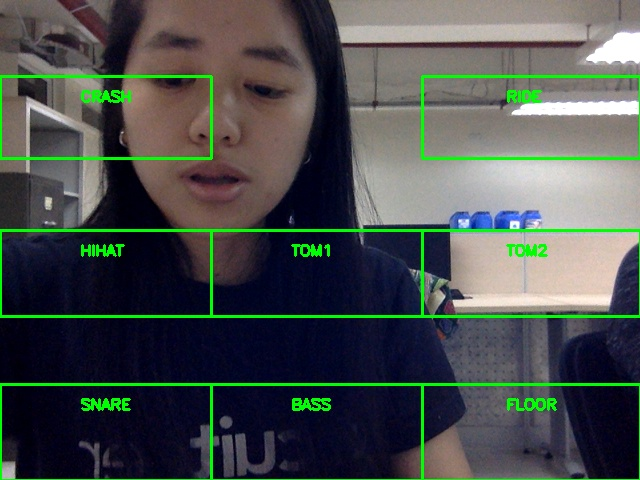
#> input picture prelim/two_sticks_blob/AirDrums_v7_data/frame_829_0.0029478073120117188.jpg, 640 x 480 px, given in place of the camera
$ python two_sticks_blob_detection.py   (older library calls are emulated)
#> lines starting #> are read from the running program, lines starting #| are printed output that depends on the picture
import cv2
import numpy as np
import time


# Path of image to import
#path_image = '../data/blue_foil.png'


# Get 10x10 patch from center
patch_size = 10
patch_total_size = patch_size*patch_size

CALIBRATED = False
# Left, right
CALIBRATIONS = [0, 0]


# left, right
min_rgb = np.array([[0, 0, 0], [0, 0, 0]])
max_rgb = np.array([[0, 0, 0], [0, 0, 0]])


# [85 lines left out: function cb_calibrate, not called in this run]

if __name__ == '__main__':

    INIT_LEFT = 0
    INIT_RIGHT = 0
    prev_pt = np.array([[0, 0]])
    new_pt = np.array([[0, 0]])

    cam = cv2.VideoCapture(0)

    cam.set(cv2.CAP_PROP_FRAME_WIDTH,640);
    cam.set(cv2.CAP_PROP_FRAME_HEIGHT,480);


    # Calculate FPS
    num_frames = 10
    start = time.time()
    for i in range(num_frames):
        ret, frame = cam.read()
#> this loop made 10 passes
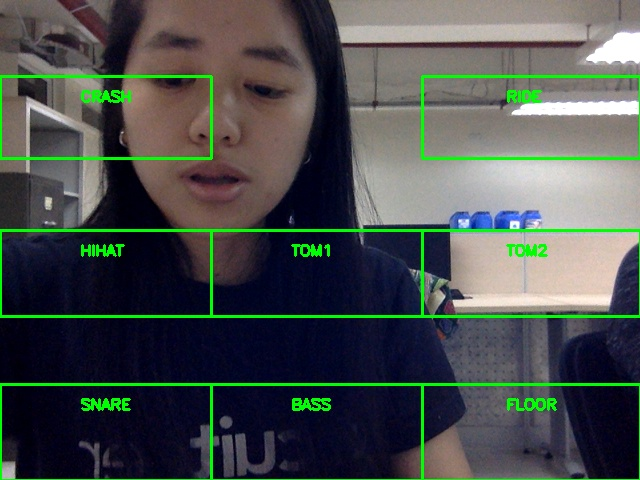
#> input picture prelim/two_sticks_blob/AirDrums_v7_data/frame_829_0.0029478073120117188.jpg, 640 x 480 px, given in place of the camera
    end = time.time()
    seconds = end - start
    FPS = num_frames / seconds
    print('FPS: %.2f'%FPS)

    while True:
        ret_val, img = cam.read()
#> img is the input picture: shape (480, 640, 3); mean B, G, R 76.6, 78.8, 73.1
        img = cv2.flip(img, 1)
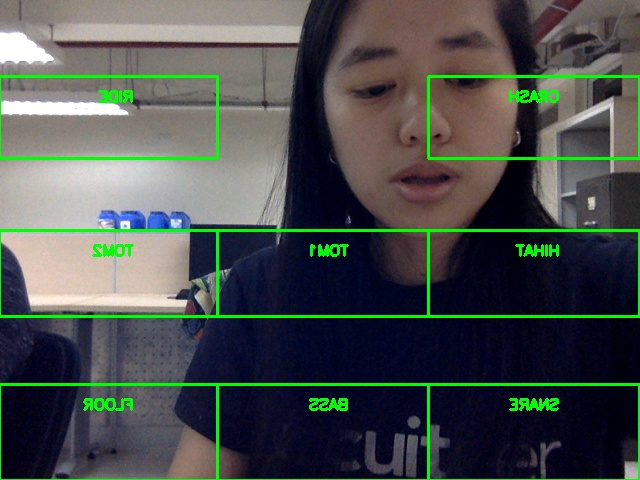
#> img: shape (480, 640, 3); mean B, G, R 76.6, 78.8, 73.1

        # For calibration
        cv2.namedWindow('Calibrate Picture: Left Stick', cv2.WINDOW_NORMAL)
        #set mouse callback function for window
        cv2.setMouseCallback('Calibrate Picture: Left Stick', cb_calibrate)
        cv2.imshow('Calibrate Picture: Left Stick', img)


        if CALIBRATED == True:
            break
        if cv2.waitKey(1) == 27:
#> (key Esc is pressed here)
            break  # esc to quit
    cv2.destroyAllWindows()
    CALIBRATED = False
    CALIBRATIONS[0] = 1
    print(min_rgb)
    print(max_rgb)


    while True:
        ret_val, img = cam.read()
        img = cv2.flip(img, 1)

        # For calibration
        cv2.namedWindow('Calibrate Picture: Right Stick', cv2.WINDOW_NORMAL)
        #set mouse callback function for window
        cv2.setMouseCallback('Calibrate Picture: Right Stick', cb_calibrate)
        cv2.imshow('Calibrate Picture: Right Stick', img)


        if CALIBRATED == True:
            break
        if cv2.waitKey(1) == 27:
#> (key Esc is pressed here)
            break  # esc to quit
    cv2.destroyAllWindows()

    CALIBRATIONS[1] = 1

    blob_color_left = (int(min_rgb[0, 0]), int(min_rgb[0, 1]), int(min_rgb[0, 2]))
    blob_color_right = (int(min_rgb[1, 0]), int(min_rgb[1, 1]), int(min_rgb[1, 2]))
    print('BLOB_COLORS')
    print(blob_color_left)
    print(blob_color_right)

    # Start the blob detection
    while True:
        ret_val, img = cam.read()
        img = cv2.flip(img, 1)

        # For calibration
        #cv2.namedWindow('AirDrums', cv2.WINDOW_NORMAL)
        #set mouse callback function for window
        #cv2.imshow('AirDrums', img)

        # Do the blob detection
        start = time.time()


        # Detect for Left Stick
        maskLAB = cv2.inRange(img, min_rgb[0], max_rgb[0])
#> maskLAB: shape (480, 640); every value is 0
        #print(maskLAB)
        #resultLAB = cv2.bitwise_and(img, img, mask = maskLAB)
        kernel = np.ones((10,10),np.uint8)
        dilation = cv2.dilate(maskLAB,kernel,iterations = 1)


        im2, contours, hierarchy = cv2.findContours(dilation,cv2.RETR_TREE,cv2.CHAIN_APPROX_SIMPLE)
#> contours = []
        height,width = dilation.shape[:2]
#> height = 480; width = 640
        img_contours = img
        #img_contours = np.zeros((height,width,3), np.uint8)
        c_areas = []

        for c in contours:
            c_area = cv2.contourArea(c)
            c_areas.append(c_area)
#> this loop made 0 passes
#> after the loop, c_areas = []

        # Find max contour
        if (len(c_areas) != 0):
            max_c_area_index = c_areas.index(max(c_areas))
            print(max_c_area_index)
            # Calculate moment and center of contour
            M = cv2.moments(contours[max_c_area_index])
            cX = int(M["m10"] / M["m00"])
            cY = int(M["m01"] / M["m00"])
            if INIT_LEFT == 0:
                INIT_LEFT = 1
                new_pt[0, 0] = cX
                new_pt[0, 1] = cY
                prev_pt[0, 0] = new_pt[0, 0]
                prev_pt[0, 1] = new_pt[0, 1]

            else:
                prev_pt[0, 0] = new_pt[0, 0]
                prev_pt[0, 1] = new_pt[0, 1]
                new_pt[0, 0] = cX
                new_pt[0, 1] = cY

            print(new_pt)
            print(prev_pt)
            dist = np.linalg.norm(new_pt-prev_pt)
            velocity_left = dist/(1/FPS)
            print('Velocity Left: %.2f pixels/second'%velocity_left)
            cv2.circle(img_contours, (cX, cY), 5, blob_color_left, -1)
            cv2.putText(img_contours, "Left", (cX - 25, cY - 25),cv2.FONT_HERSHEY_SIMPLEX, 0.5, (255, 255, 255), 2)

        else:
            INIT_LEFT = 0


        #cv2.imshow("AirDrums: Dilation Left", dilation)


        # Detect for Right Stick
        maskLAB = cv2.inRange(img, min_rgb[1], max_rgb[1])
        #print(maskLAB)
        #resultLAB = cv2.bitwise_and(img, img, mask = maskLAB)
        kernel = np.ones((10,10),np.uint8)
        dilation = cv2.dilate(maskLAB,kernel,iterations = 1)


        im2, contours, hierarchy = cv2.findContours(dilation,cv2.RETR_TREE,cv2.CHAIN_APPROX_SIMPLE)
        height,width = dilation.shape[:2]
        #img_contours = np.zeros((height,width,3), np.uint8)
        c_areas = []

        for c in contours:
            c_area = cv2.contourArea(c)
            c_areas.append(c_area)

        # Find max contour
        if (len(c_areas) != 0):
            max_c_area_index = c_areas.index(max(c_areas))
            print(max_c_area_index)
            # Calculate moment and center of contour
            M = cv2.moments(contours[max_c_area_index])
            cX = int(M["m10"] / M["m00"])
            cY = int(M["m01"] / M["m00"])
            if INIT_RIGHT == 0:
                INIT_RIGHT = 1
                new_pt[0, 0] = cX
                new_pt[0, 1] = cY
                prev_pt[0, 0] = new_pt[0, 0]
                prev_pt[0, 1] = new_pt[0, 1]

            else:
                prev_pt[0, 0] = new_pt[0, 0]
                prev_pt[0, 1] = new_pt[0, 1]
                new_pt[0, 0] = cX
                new_pt[0, 1] = cY

            print(new_pt)
            print(prev_pt)
            dist = np.linalg.norm(new_pt-prev_pt)
            velocity_right = dist/(1/FPS)
            print('Velocity Right: %.2f pixels/second'%velocity_right)
            cv2.circle(img_contours, (cX, cY), 5, blob_color_right, -1)
            cv2.putText(img_contours, "Right", (cX - 25, cY - 25),cv2.FONT_HERSHEY_SIMPLEX, 0.5, (255, 255, 255), 2)

        else:
            INIT_RIGHT = 0


        #cv2.imshow("AirDrums: Dilation Right", dilation)


        end = time.time()
        cv2.imshow("AirDrums: Centroid", img_contours)


        print("Seconds elapsed: {}".format(end-start))

        if cv2.waitKey(1) == 27:
#> (key Esc is pressed here)
            break  # esc to quit
    cv2.destroyAllWindows()
